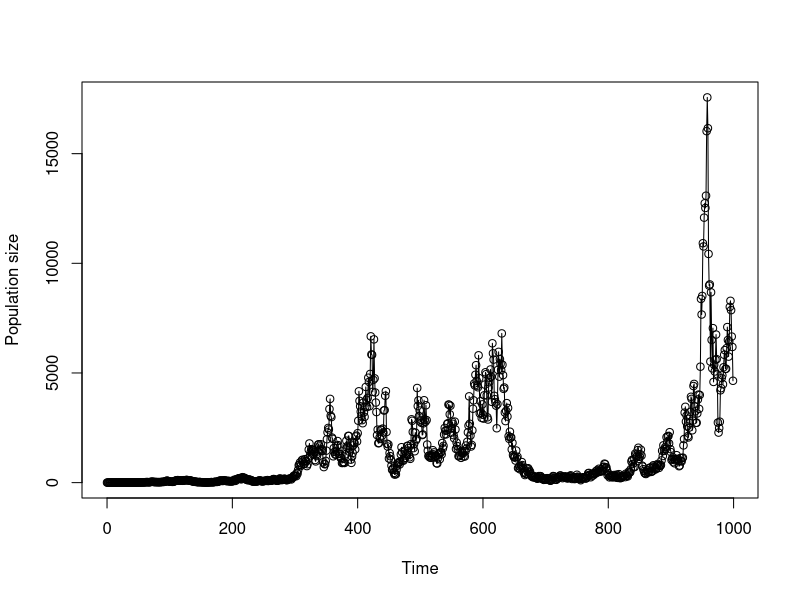
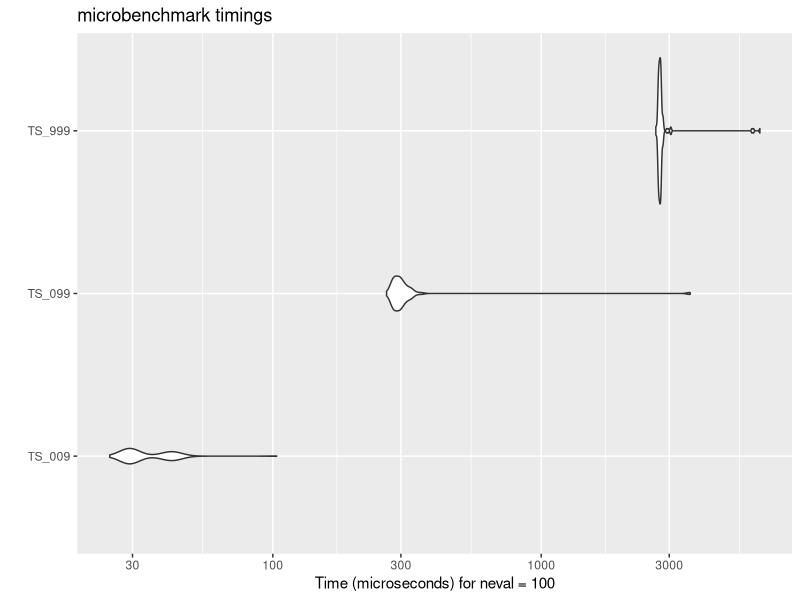

Write the R code that produced these figures, in order. (Note: this script raises an error after producing the figures.)
## ---- chunk 1
knitr::opts_chunk$set(echo = TRUE)
## ---- chunk 2
set.seed(1) # for reproducibility
geom_growth_base <- function(N0 = 2,
                             T = 999,
                             lambda = 1.01,
                             sigma = 0.2){
  Nvals <- vector('numeric') # initiate a place to put the values
  Nvals[1] <- N0
  for (t in 1:T){
    Nvals[t+1] <- Nvals[t]*(lambda*exp(rnorm(1,0,sigma)))
  }
  return(Nvals)
}

# Run the simulation
out <- geom_growth_base()
# Plot the results
plot(0:999,
     out,
     xlab='Time',
     ylab='Population size',
     type='o')

## ---- chunk 3
# Default number of time-points
start_time <- Sys.time()
  out <- geom_growth_base()
end_time <- Sys.time()

end_time - start_time

# Repeat with greater number of time-points
start_time <- Sys.time()
  out <- geom_growth_base(T=9E5)
end_time <- Sys.time()

end_time - start_time

# Note that the time won't be exactly the same each time (unless the seed is the same)
start_time <- Sys.time()
  out <- geom_growth_base(T=9E5)
end_time <- Sys.time()

end_time - start_time
## ---- chunk 4
system.time(geom_growth_base(T=9E5))
## ---- chunk 5
library(microbenchmark)

comp <- microbenchmark(TS_009 = {geom_growth_base(T=9)},
                       TS_099 = {geom_growth_base(T=99)},
                       TS_999 = {geom_growth_base(T=999)})
comp

library(ggplot2)
autoplot(comp)
## ---- chunk 6
set.seed(1) # for reproducibility
geom_growth_preallocated <- function(N0 = 2,
                                     T = 999,
                                     lambda = 1.01,
                                     sigma = 0.2){
  Nvals <- vector('numeric', length = T+1) # here's the only change
  Nvals[1] <- N0
  for (i in 1:T){
    Nvals[i+1] <- Nvals[i]*(lambda*exp(rnorm(1,0,sigma)))
  }
  return(Nvals)
}

# Compare the old and new simulation functions
comp <- microbenchmark(Old = {geom_growth_base(T=9999)},
                       New = {geom_growth_preallocated(T=9999)})
comp
## ---- chunk 7
total <- 10
pb <- txtProgressBar(min = 0, max = total, style = 3)
for(i in 1:total){
   Sys.sleep(0.1)
   setTxtProgressBar(pb, i) # update progress bar
}
close(pb)
## ---- chunk 8
data <- geom_growth_preallocated(T=99999)

start_time <- Sys.time()
  growth_rates <- vector('numeric', (length(data)-1))
  for(i in 1:(length(data)-1)){
    growth_rates[i] <- data[i+1] / data[i]
  }
end_time <- Sys.time()
end_time-start_time
## ---- chunk 9
start_time <- Sys.time()
  growth_rates <- data[-1] / data[-length(data)]
end_time <- Sys.time()
end_time-start_time
## ---- chunk 10
n <- 5 # number of time-series to create
# use replicate() to create n time-series, each in a different matrix column
dat_array <- replicate(n, geom_growth_preallocated(T=9999))
colnames(dat_array) <- paste0('Site_', 1:n)
head(dat_array) 
## ---- chunk 11
calc_growth_rates <- function(x){
  gr <- x[-1] / x[-length(x)]
  return(gr)
}
system.time({
  apply(dat_array, 2, calc_growth_rates)
})
# margin = 2 means apply to each column
# margin = 1 means apply to each row
## ---- chunk 12
dat_list <- as.list(as.data.frame(dat_array))
## ---- chunk 13
system.time({
  growth_rates <- lapply(dat_list, calc_growth_rates)
})
lapply(growth_rates, head) # look only at head of each list element
## ---- chunk 14
growth_rate_means <- lapply( lapply(dat_list, calc_growth_rates), mean)
growth_rate_means
unlist(growth_rate_means)
## ---- chunk 15
sapply( lapply(dat_list, calc_growth_rates), mean)
## ---- chunk 16
dat_list <- mapply(geom_growth_preallocated, 
           N0 =c(Site1 = 1.8, Site2 = 2.1), # initiate simul. with diff. N0's
           T = c(Site1= 4, Site2 = 9)) # initiate simul. with diff. T's
dat_list
sapply( lapply(dat_list, calc_growth_rates), mean)

## ---- chunk 17
# Generate a large amount of demonstration data
n <- 1E8
data_list <- list("A" = rnorm(n),
                  "B" = rnorm(n),
                  "C" = rnorm(n),
                  "D" = rnorm(n))

# Single core
system.time( 
  means <- lapply(data_list, mean)
)
## ---- chunk 18
library(parallel)
detectCores()
cores <- 2 # use as many as you have, if you'd like, 
           # but note that you'll leave less resources
           # for the rest of your computer!

# mclapply may not work on a Windows machine!
system.time(
  means <- mclapply(data_list, mean, mc.cores = cores)
)
unlist(means)
## ---- chunk 19
library(parallel)
library(foreach)
library(doParallel)

detectCores()
cores <- 2
cl <- makeCluster(cores) # Create cluster
registerDoParallel(cl) # Activate clusters 
system.time({
  means <- foreach(i = 1:length(data_list), 
                          .combine = c) %dopar% { 
                            # replace c with rbind to create a dataframe
                            mean(data_list[[i]])
                            }
})
stopCluster(cl) # Stop cluster to free up resources
means
## ---- chunk 20
SimCalc_growth_rates <- function(n){
  N0s <- rlnorm(n)
  Ts <- round( rnorm(n, 50, 10), 0)
  data <- mapply(geom_growth_preallocated, 
                 N0 = N0s,
                 T = Ts) 
  growth_rates <- lapply(data, calc_growth_rates)
  mean_growth_rates <- sapply(growth_rates, mean, na.rm=TRUE)
  return(mean_growth_rates)
}
## ---- chunk 21
Rprof(line.profiling=TRUE)
  out <- SimCalc_growth_rates(1000)
Rprof(NULL)

summaryRprof()
summaryRprof(lines='show')
